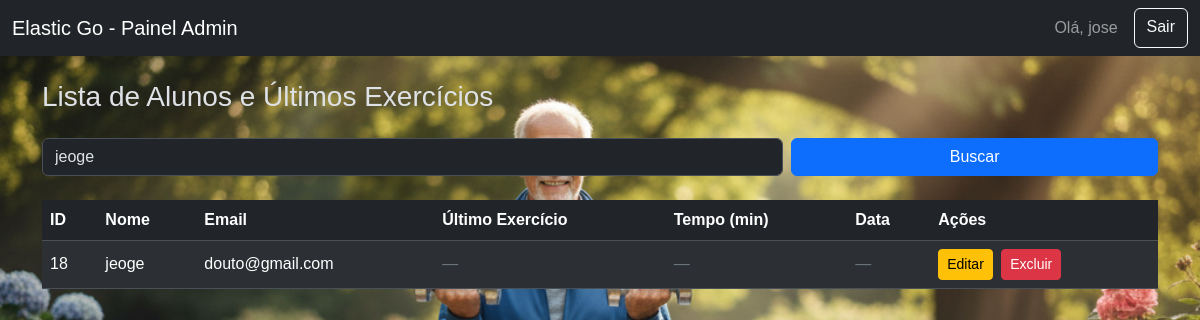
Screenshot of /painel_adm.php?busca=jeoge (signed in) with the database file from the repository.
### tables this page shows
CREATE TABLE `usuarios` (
  `id` int NOT NULL,
  `nome` varchar(100) NOT NULL,
  `email` varchar(120) NOT NULL,
  `senha` varchar(255) NOT NULL,
  `tipo` enum('comum','admin') DEFAULT 'comum',
  `status` enum('ativo','inativo','banido') DEFAULT 'ativo',
  `criado_em` timestamp NULL DEFAULT CURRENT_TIMESTAMP,
  `atualizado_em` timestamp NULL DEFAULT CURRENT_TIMESTAMP ON UPDATE CURRENT_TIMESTAMP,
  `curso_nivel` enum('básico','médio','intermediário') NOT NULL DEFAULT 'básico'
);

### painel_adm.php (the view, shortened to what this page needs)
<?php
try {
    $pdo = new PDO("mysql:host=localhost;dbname=elastic_db;charset=utf8", "root", "941957");
    $pdo->setAttribute(PDO::ATTR_ERRMODE, PDO::ERRMODE_EXCEPTION);
} catch (PDOException $e) {
    die("Erro na conexão: " . $e->getMessage());
}
$busca = "";
$params = [];
if (isset($_GET['busca']) && trim($_GET['busca']) !== "") {
    $busca = trim($_GET['busca']);
    $params = ["%$busca%", "%$busca%"];
}
$sql = "
    SELECT
        u.id,
        u.nome,
        u.email,
        COALESCE(t.tipo_exercicio, '-') AS tipo_exercicio,  -- Se não tiver exercício, mostra '-'
        t.tempo_minutos,
        t.data_registro
    FROM usuarios u
    LEFT JOIN (  -- Junta a tabela de exercícios (se existir)
        SELECT
            e1.usuario_id,
            e1.tipo_exercicio,
            e1.tempo_minutos,
            e1.data_registro
        FROM tempos_exercicios e1
        INNER JOIN (
            SELECT usuario_id, MAX(data_registro) AS max_data  -- Pega o exercício mais recente
            FROM tempos_exercicios
            GROUP BY usuario_id
        ) e2
        ON e1.usuario_id = e2.usuario_id
        AND e1.data_registro = e2.max_data
    ) t ON u.id = t.usuario_id
    WHERE u.tipo = 'comum'  -- Mostra apenas usuários do tipo 'comum' (alunos)
";
if ($busca !== "") {
    $sql .= " AND (u.nome LIKE ? OR u.email LIKE ?)";
}
$sql .= " ORDER BY u.nome";
$stmt = $pdo->prepare($sql);
$stmt->execute($params);
$alunos = $stmt->fetchAll(PDO::FETCH_ASSOC);
?>
<!DOCTYPE html>
<html lang="pt-br" data-bs-theme="dark">
<head>
  <link href="https://cdn.jsdelivr.net/npm/bootstrap@5.3.8/dist/css/bootstrap.min.css" rel="stylesheet" />
  <link rel="stylesheet" href="style.css">
</head>
<body class="bg-body-tertiary">
  <nav class="navbar navbar-dark bg-dark">
    <div class="container-fluid">
      <span class="navbar-brand mb-0 h1">Elastic Go - Painel Admin</span>
      <div class="d-flex">
        <span class="navbar-text me-3">Olá, <?= htmlspecialchars($_SESSION['usuario']); ?></span>
        <a href="sair.php" class="btn btn-outline-light">Sair</a>
      </div>
    </div>
  </nav>
  <main class="container py-4">
    <h3 class="mb-4">Lista de Alunos e Últimos Exercícios</h3>
    <form class="row g-2 mb-4" method="GET">
      <div class="col-md-8">
        <input
          type="text"
          name="busca"
          class="form-control"
          placeholder="Buscar por nome ou email"
          value="<?= htmlspecialchars($busca); ?>"
      </div>
      <div class="col-md-4">
        <button type="submit" class="btn btn-primary w-100">Buscar</button>
      </div>
    </form>
    <?php if (count($alunos) > 0): ?>
      <div class="table-responsive">
        <table class="table table-striped table-hover align-middle">
          <thead class="table-dark">
            <tr>
              <th>ID</th>
              <th>Nome</th>
              <th>Email</th>
              <th>Último Exercício</th>
              <th>Tempo (min)</th>
              <th>Data</th>
              <th>Ações</th>
            </tr>
          </thead>
          <tbody>
            <?php foreach ($alunos as $aluno): ?>
              <tr>
                <td><?= htmlspecialchars($aluno['id']); ?></td>
                <td><?= htmlspecialchars($aluno['nome']); ?></td>
                <td><?= htmlspecialchars($aluno['email']); ?></td>
                <td>
                  <?= $aluno['tipo_exercicio'] !== '-'
                        ? htmlspecialchars($aluno['tipo_exercicio'])
                        : '<span class="text-muted-italic">—</span>'; ?>
                </td>
                <td>
                  <?= $aluno['tempo_minutos'] !== null
                        ? (int)$aluno['tempo_minutos']
                        : '<span class="text-muted-italic">—</span>'; ?>
                </td>
                <td>
                  <?= $aluno['data_registro']
                        ? htmlspecialchars($aluno['data_registro'])
                        : '<span class="text-muted-italic">—</span>'; ?>
                </td>
                <td>
                  <a href="editar_aluno.php?id=<?= $aluno['id']; ?>" class="btn btn-sm btn-warning me-1">Editar</a>
                  <a href="excluir_aluno.php?id=<?= $aluno['id']; ?>"
                     class="btn btn-sm btn-danger"
                     onclick="return confirm('Tem certeza que deseja excluir este aluno?')">Excluir</a>
                </td>
              </tr>
            <?php endforeach; ?>
          </tbody>
        </table>
      </div>
    <?php else: ?>
      <div class="alert alert-info">Nenhum aluno encontrado.</div>
    <?php endif; ?>
  </main>
</body>
</html>

### style.css (style rules this page uses)
html, body { height: 100%; margin: 0; font-family: Arial, sans-serif; background-color: #f8f9fa; }
body { background-image: url('imagens/unnamed\ \(5\).png'); background-size: cover; background-position: center; background-repeat: no-repeat; background-attachment: fixed; }

### painel_adm.php (style rules this page uses)
.text-muted-italic { color: #6c757d; font-style: italic; }

### rows the page displays
usuarios: id "18", nome "jeoge", email "douto@gmail.com"

### other values shown
$_SESSION['usuario'] "jose"
